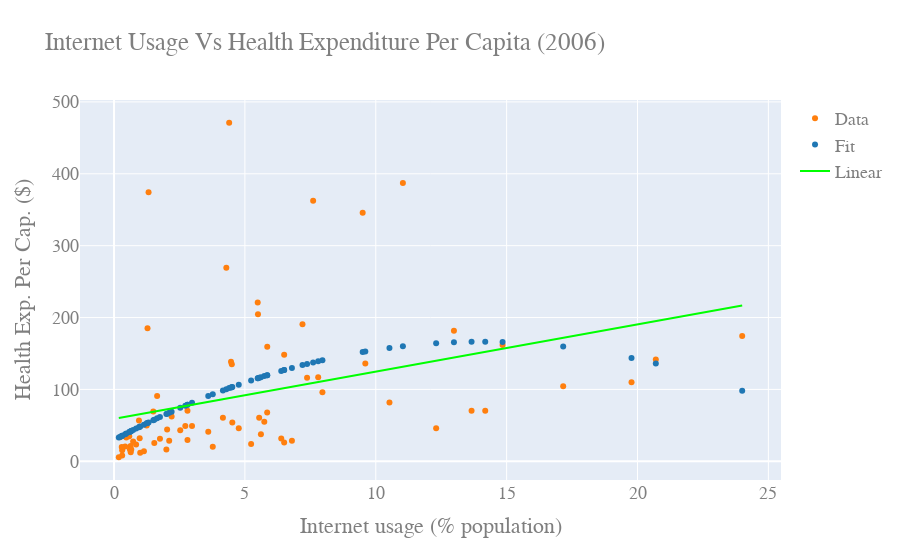

Source (notebook cell):
### Markdown cell above
# 2006 Internet Usage Vs Health Expenditure

### Code cell
slopeHEALTH06, interceptHEALTH06, r_valueHEALTH06, p_valueHEALTH06, std_errHEALTH = stats.linregress(IU06,Health_Exp06)
lineHEALTH06 = slopeHEALTH06*IU06+interceptHEALTH06


#use 3rd order due to up curve at IU-0
p2 = np.polyfit(IU06,Health_Exp06,2)

#yfit2 = p2[0]*IU06**3+p2[1]*IU06**2+p2[2]*IU06+p2[3]
yfit2 = p2[0]*IU06**2+p2[1]*IU06+p2[2]



yresid2 = Health_Exp06 - yfit2

SSresid2 = sum(pow(yresid2,2))

SStotal2 = len(Health_Exp06)*statistics.variance(Health_Exp06)

rsq2 = 1 - SSresid2/SStotal2

y2resid = Health_Exp06 - lineHEALTH06


SS2resid = sum(pow(y2resid,2))

SS2total = len(Health_Exp06)*statistics.variance(Health_Exp06)

rsq_2 = 1 - SS2resid/SS2total

print("R^2 value for linear fit: " +str(rsq_2))
#print("Model Coefficients: "+str(slopeHealth06)+" , "+str(interceptHealth06))
print("Model Coefficients: ["+str(slopeHEALTH06)+","+str(interceptHEALTH06)+"]")
print("Correlation coefficient: "+str(np.corrcoef(IU06,Health_Exp06)[0][1]))

print("R^2 value for fit: " +str(rsq2))
print("Model Coefficients: "+str(p2))
print("Correlation coefficient: "+str(np.corrcoef(IU06,Health_Exp06)[0][1]))


#rmse = np.sqrt(mean_squared_error(y,y_poly_pred))
#r2 = r2_score(y,y_poly_pred)
#print(rmse)
#print(r2)

figHealth06 = go.Figure()

figHealth06.add_trace(go.Scatter(
    x= IU06,
    y= Health_Exp06,
    mode='markers',      # this sets its legend entry
    marker=go.Marker(color='rgb(255, 127, 14)'),
    name="Data",
    text=Country_Name,
    textposition="top center"
))

figHealth06.add_trace(go.Scatter(
    x=IU06,
    y=np.polyval(p2,IU06),
    mode='markers',
    marker=go.Marker(color='rgb(31, 119, 180)'),
    name="Fit"
))

figHealth06.add_trace(go.Scatter(
    x=IU06,
    y=lineHEALTH06,
    #y=np.polyval(p1,IU06),
    mode='lines',
    marker=go.Marker(color='rgb(0, 255, 0)'),
    name="Linear"
))

figHealth06.update_layout(
    title="Internet Usage Vs Health Expenditure Per Capita (2006)",
    xaxis_title="Internet usage (% population)",
    yaxis_title="Health Exp. Per Cap. ($)",
    font=dict(
        family="Courier New, monospace",
        size=18,
        color="#7f7f7f"
    )
)

figHealth06.show()

### Figure 1 — Plotly figure (JSON) as saved in the notebook; plotly's stock layout.template omitted (floating-point values rounded to 4 significant figures)
{"data": [{"marker": {"color": "rgb(255, 127, 14)"}, "mode": "markers", "name": "Data", "text": ["Afghanistan", "Algeria", "Angola", "Bangladesh", "Belize", "Benin", "Bhutan", "Botswana", "Burkina Faso", "Burundi", "Cambodia", "Cameroon", "Central African Republic", "Chad", "China", "Comoros", "Dominican Republic", "Ecuador", "Egypt", "El Salvador", "Equatorial Guinea", "Ethiopia", "Fiji", "Gabon", "Gambia", "Ghana", "Guatemala", "Guinea", "Haiti", "Honduras", "India", "Indonesia", "Iraq", "Kenya", "Kiribati", "Kyrgyzstan", "Lesotho", "Madagascar", "Malawi", "Maldives", "Mali", "Mauritania", "Morocco", "Mozambique", "Myanmar", "Namibia", "Nepal", "Nicaragua", "Niger", "Nigeria", "Pakistan", "Papua New Guinea", "Paraguay", "Peru", "Philippines", "Samoa", "Sao Tome and Principe", "Senegal", "Sierra Leone", "Solomon Islands", "South Africa", "Suriname", "Tajikistan", "Thailand", "Togo", "Tonga", "Tunisia", "Turkmenistan", "Uganda", "Uzbekistan", "Vanuatu", "Yemen", "Zambia"], "textposition": "top center", "type": "scatter", "x": [2.107, 7.376, 1.5, 1, 24, 1.538, 4.518, 4.29, 0.6327, 0.6576, 0.4684, 2.029, 0.3112, 0.581, 10.52, 2.2, 14.84, 7.2, 13.66, 5.5, 1.279, 0.3106, 9.6, 5.489, 5.238, 2.723, 6.5, 0.6375, 6.796, 7.8, 2.805, 4.765, 0.9523, 3.6, 4.5, 12.31, 2.98, 0.6076, 0.4251, 11.04, 0.7296, 0.9797, 19.77, 0.843, 0.182, 4.399, 1.141, 2.806, 0.294, 5.545, 6.5, 1.754, 7.962, 20.7, 5.741, 4.469, 14.18, 5.612, 0.2277, 1.646, 7.607, 9.5, 3.772, 17.16, 2, 5.854, 12.99, 1.32, 2.529, 6.388, 5.851, 1.248, 4.16], "y": [28.42, 116.2, 69.42, 11.96, 174.4, 25.4, 54.1, 269.2, 21.35, 16.49, 33.03, 44.36, 15.5, 34.76, 81.79, 62.5, 161.7, 190.6, 70.18, 204.7, 185.2, 8.176, 136.0, 221.0, 24.01, 49.18, 148.3, 12.64, 28.52, 117.0, 29.65, 46.1, 56.68, 40.94, 135.0, 45.95, 49.16, 16.42, 20.59, 387.3, 27.4, 32.06, 109.9, 23.35, 5.632, 471.0, 14.01, 70.42, 20.02, 60.57, 26.09, 31.33, 96.03, 141.7, 54.92, 138.5, 70.36, 37.57, 33.5, 90.79, 362.5, 345.9, 20.21, 104.4, 16.52, 159.3, 181.5, 374.2, 43.3, 31.88, 68.0, 49.86, 60.51]}, {"marker": {"color": "rgb(31, 119, 180)"}, "mode": "markers", "name": "Fit", "type": "scatter", "x": [2.107, 7.376, 1.5, 1, 24, 1.538, 4.518, 4.29, 0.6327, 0.6576, 0.4684, 2.029, 0.3112, 0.581, 10.52, 2.2, 14.84, 7.2, 13.66, 5.5, 1.279, 0.3106, 9.6, 5.489, 5.238, 2.723, 6.5, 0.6375, 6.796, 7.8, 2.805, 4.765, 0.9523, 3.6, 4.5, 12.31, 2.98, 0.6076, 0.4251, 11.04, 0.7296, 0.9797, 19.77, 0.843, 0.182, 4.399, 1.141, 2.806, 0.294, 5.545, 6.5, 1.754, 7.962, 20.7, 5.741, 4.469, 14.18, 5.612, 0.2277, 1.646, 7.607, 9.5, 3.772, 17.16, 2, 5.854, 12.99, 1.32, 2.529, 6.388, 5.851, 1.248, 4.16], "y": [67.52, 135.5, 57.22, 48.35, 98.02, 57.88, 103.4, 100.3, 41.62, 42.08, 38.54, 66.22, 35.57, 40.65, 157.8, 69.05, 166.0, 133.8, 166.3, 115.7, 53.34, 35.56, 152.7, 115.6, 112.5, 77.45, 126.9, 41.7, 129.9, 139.3, 78.74, 106.6, 47.49, 90.68, 103.2, 164.3, 81.43, 41.15, 37.73, 160.1, 43.41, 47.98, 143.8, 45.49, 33.1, 101.8, 50.89, 78.74, 35.24, 116.2, 126.9, 61.6, 140.7, 135.9, 118.5, 102.7, 166.4, 117.0, 33.97, 59.75, 137.6, 152.0, 93.16, 159.8, 65.74, 119.8, 165.6, 54.06, 74.38, 125.7, 119.8, 52.79, 98.58]}, {"marker": {"color": "rgb(0, 255, 0)"}, "mode": "lines", "name": "Linear", "type": "scatter", "x": [2.107, 7.376, 1.5, 1, 24, 1.538, 4.518, 4.29, 0.6327, 0.6576, 0.4684, 2.029, 0.3112, 0.581, 10.52, 2.2, 14.84, 7.2, 13.66, 5.5, 1.279, 0.3106, 9.6, 5.489, 5.238, 2.723, 6.5, 0.6375, 6.796, 7.8, 2.805, 4.765, 0.9523, 3.6, 4.5, 12.31, 2.98, 0.6076, 0.4251, 11.04, 0.7296, 0.9797, 19.77, 0.843, 0.182, 4.399, 1.141, 2.806, 0.294, 5.545, 6.5, 1.754, 7.962, 20.7, 5.741, 4.469, 14.18, 5.612, 0.2277, 1.646, 7.607, 9.5, 3.772, 17.16, 2, 5.854, 12.99, 1.32, 2.529, 6.388, 5.851, 1.248, 4.16], "y": [72.93, 107.5, 68.94, 65.66, 216.7, 69.19, 88.77, 87.27, 63.24, 63.41, 62.16, 72.41, 61.13, 62.9, 128.2, 73.54, 156.6, 106.4, 148.8, 95.21, 67.49, 61.13, 122.1, 95.14, 93.49, 76.97, 101.8, 63.27, 103.7, 110.3, 77.52, 90.39, 65.34, 82.73, 88.65, 139.9, 78.66, 63.08, 61.88, 131.6, 63.88, 65.52, 189.0, 64.62, 60.28, 87.98, 66.58, 77.52, 61.02, 95.51, 101.8, 70.61, 111.4, 195.1, 96.8, 88.44, 152.2, 95.95, 60.58, 69.9, 109.1, 121.5, 83.87, 171.8, 72.22, 97.54, 144.4, 67.75, 75.7, 101.0, 97.52, 67.28, 86.41]}], "layout": {"font": {"color": "#7f7f7f", "family": "Courier New, monospace", "size": 18}, "title": {"text": "Internet Usage Vs Health Expenditure Per Capita (2006)"}, "xaxis": {"title": {"text": "Internet usage (% population)"}}, "yaxis": {"title": {"text": "Health Exp. Per Cap. ($)"}}}}
